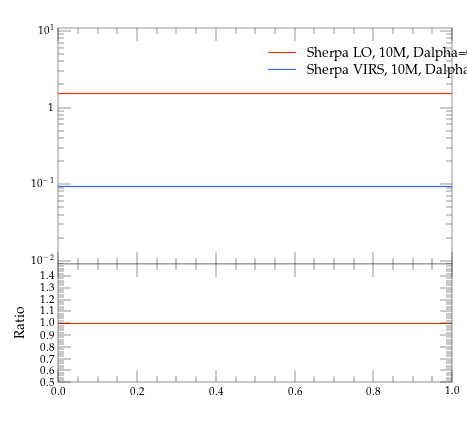

Python code for this plot:
#! /usr/bin/env python

# This Python script was auto-generated using YODA v2.0.0.
# Analysis object: /evtb/inc
# Timestamp: 15-04-2024 (14:39:01)

import matplotlib as mpl
import matplotlib.pyplot as plt
mpl.use('Agg') # comment out for interactive use
import os
import numpy as np

plotDir = os.path.split(os.path.realpath(__file__))[0]
if 'YODA_USER_PLOT_PATH' in globals():
    plot_outdir = globals()['YODA_USER_PLOT_PATH']
else:
    plot_outdir = plotDir

#plot style
plt.style.use(os.path.join(plotDir, '../default.mplstyle'))
# plot metadata
figW, figH = plt.rcParams['figure.figsize']
ax_xLabel = r''
ax_yLabel = r''
ax_title  = r''
ax_xScale = 'linear'
ax_yScale = 'log'
xLims = (0.0, 1.0)
yLims = (0.009000000000000001, 11.0)

# TeX-friendly labels for the legend
labels = [ r"Sherpa LO, 10M, Dalpha=0.01", r"Sherpa VIRS, 10M, Dalpha=0.01" ]

# Create figure and axis objects
fig, (ax, ratio0_ax) = plt.subplots(2, 1, sharex=True,
                  figsize=(figW,figH), gridspec_kw={'height_ratios': (2, 1)})
ratio0_ax.yaxis.set_major_locator(mpl.ticker.MultipleLocator(0.1))
ratio0_ax.set_ylim(0.5, 1.4999)
ratio0_ax.set_ylabel('Ratio')

# LineColor map: curve index -> color
linecolors = {0: '#EE3311', 1: '#3366FF'}
# the numerical data is stored in a separate file
dataf = dict()
prefix = os.path.split(__file__)[0]
if prefix:    prefix = prefix + '/'
exec(open(prefix+'inc__data.py').read(), dataf)


legend_handles = [] # keep track of handles for the legend

# style options for curves
# starts at zorder>=5 to draw curve on top of legend
styles = {
  'curve0': {
    'color' : linecolors[0],
    'linestyle' : '-',
    'marker' : 'o',
    'zorder' : 5,
    'histstyle' : True,
  },
  'curve1': {
    'color' : linecolors[1],
    'linestyle' : '-',
    'marker' : 'o',
    'zorder' : 6,
    'histstyle' : True,
  },
}
# curve from input yoda files in main panel
for label in dataf['yvals'].keys():
    if all(np.isnan(v) for v in dataf['yvals'][label]):
        continue
    tmp = None
    if styles[label]['histstyle']: # draw as histogram
        tmp, = ax.plot(dataf['xedges'], dataf['yedges'][label],
                       color=styles[label]['color'],
                       linestyle=styles[label]['linestyle'],
                       drawstyle='steps-pre', solid_joinstyle='miter',
                       zorder=styles[label]['zorder'], label=label)
        ax.errorbar(dataf['xpoints'], dataf['yvals'][label], color=styles[label]['color'],
                    xerr=dataf['xerrs'], yerr=[dataf['ydowns'][label], dataf['yups'][label]],
                    linestyle='none', zorder=styles[label]['zorder'])
    else: # draw as scatter
        tmp = ax.errorbar(dataf['xpoints'], dataf['yvals'][label],
                          xerr=dataf['xerrs'],
                          yerr=[ dataf['ydowns'][label],
                          dataf['yups'][label] ],
                          fmt=styles[label]['marker'],
                          ecolor=styles[label]['color'],
                          color=styles[label]['color'], zorder=2)
        tmp[-1][0].set_linestyle(styles[label]['linestyle'])
    legend_handles += [tmp]
    for varLabel in dataf['variation_yvals'].keys():
        if varLabel.startswith(label):
            tmp, = ax.plot(dataf['xedges'], dataf['variation_yvals'][varLabel],
                           color=styles[label]['color'],
                           linestyle=styles[label]['linestyle'],
                           drawstyle='steps-pre', solid_joinstyle='miter',
                           zorder=styles[label]['zorder'], alpha=0.5)


# plots on ratio panel
# curve from input yoda files in ratio panel
for label, yvals in dataf['ratio0_yvals'].items():
    if all(np.isnan(v) for v in yvals):
        continue
    if styles[label]['histstyle']: # plot as histogram
        ratio0_ax.plot(dataf['xedges'], yvals,
                       color=styles[label]['color'],
                       linestyle=styles[label]['linestyle'],
                       drawstyle='steps-pre', zorder=1,
                       solid_joinstyle='miter')
        ratio0_ax.vlines(dataf['xpoints'],
                         dataf['ratio0_ymin'][label],
                         dataf['ratio0_ymax'][label],
                         color=styles[label]['color'], zorder=1)
    else: # plot as scatter
        tmp = ratio0_ax.errorbar(dataf['xpoints'],
                                 yvals, xerr=dataf['xerrs'],
                                 yerr=dataf['ratio0_yerrs'][label],
                                 fmt=styles[label]['marker'],
                                 ecolor=styles[label]['color'],
                                 color=styles[label]['color'])
        tmp[-1][0].set_linestyle(styles[label]['linestyle'])

    for varlabel in dataf['ratio0_variation_vals'].keys():
        if varlabel.startswith(label):
            ratio0_ax.plot(dataf['xedges'],
                            dataf['ratio0_variation_vals'][varlabel],
                            color=styles[label]['color'],
                            linestyle=styles[label]['linestyle'],
                            drawstyle='steps-pre', solid_joinstyle='miter',
                            zorder=1, alpha=0.5)

legend_pos = (0.5, 0.97)
ax.legend(legend_handles, labels, loc='upper left', bbox_to_anchor=legend_pos)

# set plot metadata as defined above
ratio0_ax.set_xlabel(ax_xLabel)
ratio0_ax.xaxis.set_label_coords(1., -.15)
ax.set_ylabel(ax_yLabel, loc='top')
ax.set_title(ax_title, loc='left')
ax.set_xscale(ax_xScale)
ax.set_yscale(ax_yScale)
ax.set_xlim(xLims)
ax.set_ylim(yLims)

# tick formatting
plt.rcParams['xtick.top'] = True
plt.rcParams['ytick.right'] = True
ax.yaxis.set_major_locator(mpl.ticker.LogLocator(base=10.0, numticks=np.inf))
ax.yaxis.set_minor_locator(mpl.ticker.LogLocator(
                           base=10.0, subs=np.arange(0.1, 1, 0.1), numticks=np.inf))
fig.align_ylabels((ax, ratio0_ax))
plt.savefig(os.path.join(plot_outdir, 'inc.pdf'), format='PDF')
plt.savefig(os.path.join(plot_outdir, 'inc.png'), format='PNG')

plt.close(fig)
